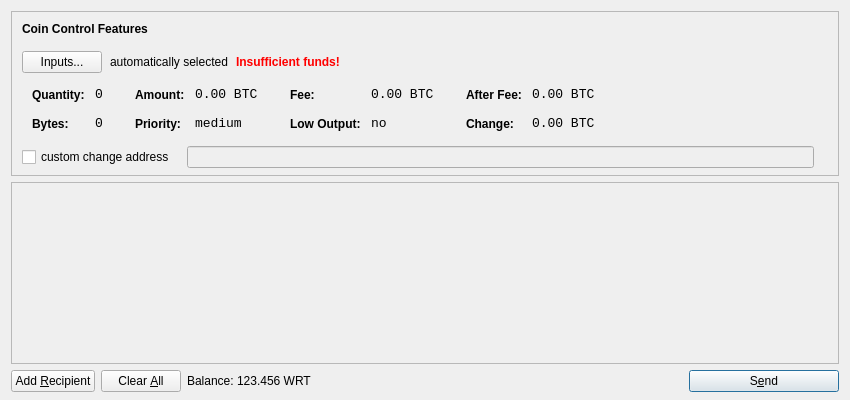
<?xml version="1.0" encoding="UTF-8"?>
<ui version="4.0">
 <class>SendCoinsDialog</class>
 <widget class="QDialog" name="SendCoinsDialog">
  <property name="geometry">
   <rect>
    <x>0</x>
    <y>0</y>
    <width>850</width>
    <height>400</height>
   </rect>
  </property>
  <property name="windowTitle">
   <string>Send Coins</string>
  </property>
  <layout class="QVBoxLayout" name="verticalLayout" stretch="0,1,0">
   <property name="bottomMargin">
    <number>8</number>
   </property>
   <item>
    <widget class="QFrame" name="frameCoinControl">
     <property name="sizePolicy">
      <sizepolicy hsizetype="Expanding" vsizetype="Expanding">
       <horstretch>0</horstretch>
       <verstretch>0</verstretch>
      </sizepolicy>
     </property>
     <property name="maximumSize">
      <size>
       <width>16777215</width>
       <height>16777215</height>
      </size>
     </property>
     <property name="frameShape">
      <enum>QFrame::StyledPanel</enum>
     </property>
     <property name="frameShadow">
      <enum>QFrame::Sunken</enum>
     </property>
     <layout class="QVBoxLayout" name="verticalLayoutCoinControl2">
      <property name="spacing">
       <number>-1</number>
      </property>
      <property name="leftMargin">
       <number>0</number>
      </property>
      <property name="topMargin">
       <number>0</number>
      </property>
      <property name="rightMargin">
       <number>0</number>
      </property>
      <property name="bottomMargin">
       <number>6</number>
      </property>
      <item>
       <layout class="QVBoxLayout" name="verticalLayoutCoinControl" stretch="0,0,0,0,1">
        <property name="spacing">
         <number>0</number>
        </property>
        <property name="leftMargin">
         <number>10</number>
        </property>
        <property name="topMargin">
         <number>10</number>
        </property>
        <item>
         <layout class="QHBoxLayout" name="horizontalLayoutCoinControl1">
          <property name="bottomMargin">
           <number>15</number>
          </property>
          <item>
           <widget class="QLabel" name="labelCoinControlFeatures">
            <property name="sizePolicy">
             <sizepolicy hsizetype="Preferred" vsizetype="Maximum">
              <horstretch>0</horstretch>
              <verstretch>0</verstretch>
             </sizepolicy>
            </property>
            <property name="font">
             <font>
              <weight>75</weight>
              <bold>true</bold>
             </font>
            </property>
            <property name="styleSheet">
             <string notr="true">font-weight:bold;</string>
            </property>
            <property name="text">
             <string>Coin Control Features</string>
            </property>
           </widget>
          </item>
         </layout>
        </item>
        <item>
         <layout class="QHBoxLayout" name="horizontalLayoutCoinControl2" stretch="0,0,0,0">
          <property name="spacing">
           <number>8</number>
          </property>
          <property name="bottomMargin">
           <number>10</number>
          </property>
          <item>
           <widget class="QPushButton" name="pushButtonCoinControl">
            <property name="styleSheet">
             <string notr="true"/>
            </property>
            <property name="text">
             <string>Inputs...</string>
            </property>
           </widget>
          </item>
          <item>
           <widget class="QLabel" name="labelCoinControlAutomaticallySelected">
            <property name="text">
             <string>automatically selected</string>
            </property>
            <property name="margin">
             <number>5</number>
            </property>
           </widget>
          </item>
          <item>
           <widget class="QLabel" name="labelCoinControlInsuffFunds">
            <property name="font">
             <font>
              <weight>75</weight>
              <bold>true</bold>
             </font>
            </property>
            <property name="styleSheet">
             <string notr="true">color:red;font-weight:bold;</string>
            </property>
            <property name="text">
             <string>Insufficient funds!</string>
            </property>
            <property name="margin">
             <number>5</number>
            </property>
           </widget>
          </item>
          <item>
           <spacer name="horizontalSpacerCoinControl">
            <property name="orientation">
             <enum>Qt::Horizontal</enum>
            </property>
            <property name="sizeHint" stdset="0">
             <size>
              <width>40</width>
              <height>1</height>
             </size>
            </property>
           </spacer>
          </item>
         </layout>
        </item>
        <item>
         <widget class="QWidget" name="widgetCoinControl" native="true">
          <property name="sizePolicy">
           <sizepolicy hsizetype="Preferred" vsizetype="Preferred">
            <horstretch>0</horstretch>
            <verstretch>0</verstretch>
           </sizepolicy>
          </property>
          <property name="minimumSize">
           <size>
            <width>0</width>
            <height>0</height>
           </size>
          </property>
          <property name="styleSheet">
           <string notr="true"/>
          </property>
          <layout class="QHBoxLayout" name="horizontalLayoutCoinControl5">
           <property name="margin">
            <number>0</number>
           </property>
           <item>
            <layout class="QHBoxLayout" name="horizontalLayoutCoinControl3" stretch="0,0,0,1">
             <property name="spacing">
              <number>20</number>
             </property>
             <property name="topMargin">
              <number>0</number>
             </property>
             <property name="bottomMargin">
              <number>10</number>
             </property>
             <item>
              <layout class="QFormLayout" name="formLayoutCoinControl1">
               <property name="horizontalSpacing">
                <number>10</number>
               </property>
               <property name="verticalSpacing">
                <number>14</number>
               </property>
               <property name="leftMargin">
                <number>10</number>
               </property>
               <property name="topMargin">
                <number>4</number>
               </property>
               <property name="rightMargin">
                <number>6</number>
               </property>
               <item row="0" column="0">
                <widget class="QLabel" name="labelCoinControlQuantityText">
                 <property name="styleSheet">
                  <string notr="true">font-weight:bold;</string>
                 </property>
                 <property name="text">
                  <string>Quantity:</string>
                 </property>
                 <property name="margin">
                  <number>0</number>
                 </property>
                </widget>
               </item>
               <item row="0" column="1">
                <widget class="QLabel" name="labelCoinControlQuantity">
                 <property name="font">
                  <font>
                   <family>Monospace</family>
                   <pointsize>10</pointsize>
                  </font>
                 </property>
                 <property name="cursor">
                  <cursorShape>IBeamCursor</cursorShape>
                 </property>
                 <property name="contextMenuPolicy">
                  <enum>Qt::ActionsContextMenu</enum>
                 </property>
                 <property name="text">
                  <string notr="true">0</string>
                 </property>
                 <property name="margin">
                  <number>0</number>
                 </property>
                 <property name="textInteractionFlags">
                  <set>Qt::LinksAccessibleByMouse|Qt::TextSelectableByKeyboard|Qt::TextSelectableByMouse</set>
                 </property>
                </widget>
               </item>
               <item row="1" column="0">
                <widget class="QLabel" name="labelCoinControlBytesText">
                 <property name="styleSheet">
                  <string notr="true">font-weight:bold;</string>
                 </property>
                 <property name="text">
                  <string>Bytes:</string>
                 </property>
                </widget>
               </item>
               <item row="1" column="1">
                <widget class="QLabel" name="labelCoinControlBytes">
                 <property name="font">
                  <font>
                   <family>Monospace</family>
                   <pointsize>10</pointsize>
                  </font>
                 </property>
                 <property name="cursor">
                  <cursorShape>IBeamCursor</cursorShape>
                 </property>
                 <property name="contextMenuPolicy">
                  <enum>Qt::ActionsContextMenu</enum>
                 </property>
                 <property name="text">
                  <string notr="true">0</string>
                 </property>
                 <property name="textInteractionFlags">
                  <set>Qt::LinksAccessibleByMouse|Qt::TextSelectableByKeyboard|Qt::TextSelectableByMouse</set>
                 </property>
                </widget>
               </item>
              </layout>
             </item>
             <item>
              <layout class="QFormLayout" name="formLayoutCoinControl2">
               <property name="horizontalSpacing">
                <number>10</number>
               </property>
               <property name="verticalSpacing">
                <number>14</number>
               </property>
               <property name="leftMargin">
                <number>6</number>
               </property>
               <property name="topMargin">
                <number>4</number>
               </property>
               <property name="rightMargin">
                <number>6</number>
               </property>
               <item row="0" column="0">
                <widget class="QLabel" name="labelCoinControlAmountText">
                 <property name="styleSheet">
                  <string notr="true">font-weight:bold;</string>
                 </property>
                 <property name="text">
                  <string>Amount:</string>
                 </property>
                 <property name="margin">
                  <number>0</number>
                 </property>
                </widget>
               </item>
               <item row="0" column="1">
                <widget class="QLabel" name="labelCoinControlAmount">
                 <property name="font">
                  <font>
                   <family>Monospace</family>
                   <pointsize>10</pointsize>
                  </font>
                 </property>
                 <property name="cursor">
                  <cursorShape>IBeamCursor</cursorShape>
                 </property>
                 <property name="contextMenuPolicy">
                  <enum>Qt::ActionsContextMenu</enum>
                 </property>
                 <property name="text">
                  <string notr="true">0.00 BTC</string>
                 </property>
                 <property name="textInteractionFlags">
                  <set>Qt::LinksAccessibleByMouse|Qt::TextSelectableByKeyboard|Qt::TextSelectableByMouse</set>
                 </property>
                </widget>
               </item>
               <item row="1" column="0">
                <widget class="QLabel" name="labelCoinControlPriorityText">
                 <property name="styleSheet">
                  <string notr="true">font-weight:bold;</string>
                 </property>
                 <property name="text">
                  <string>Priority:</string>
                 </property>
                </widget>
               </item>
               <item row="1" column="1">
                <widget class="QLabel" name="labelCoinControlPriority">
                 <property name="font">
                  <font>
                   <family>Monospace</family>
                   <pointsize>10</pointsize>
                  </font>
                 </property>
                 <property name="cursor">
                  <cursorShape>IBeamCursor</cursorShape>
                 </property>
                 <property name="contextMenuPolicy">
                  <enum>Qt::ActionsContextMenu</enum>
                 </property>
                 <property name="text">
                  <string>medium</string>
                 </property>
                 <property name="textInteractionFlags">
                  <set>Qt::LinksAccessibleByMouse|Qt::TextSelectableByKeyboard|Qt::TextSelectableByMouse</set>
                 </property>
                </widget>
               </item>
              </layout>
             </item>
             <item>
              <layout class="QFormLayout" name="formLayoutCoinControl3">
               <property name="horizontalSpacing">
                <number>10</number>
               </property>
               <property name="verticalSpacing">
                <number>14</number>
               </property>
               <property name="leftMargin">
                <number>6</number>
               </property>
               <property name="topMargin">
                <number>4</number>
               </property>
               <property name="rightMargin">
                <number>6</number>
               </property>
               <item row="0" column="0">
                <widget class="QLabel" name="labelCoinControlFeeText">
                 <property name="styleSheet">
                  <string notr="true">font-weight:bold;</string>
                 </property>
                 <property name="text">
                  <string>Fee:</string>
                 </property>
                 <property name="margin">
                  <number>0</number>
                 </property>
                </widget>
               </item>
               <item row="0" column="1">
                <widget class="QLabel" name="labelCoinControlFee">
                 <property name="font">
                  <font>
                   <family>Monospace</family>
                   <pointsize>10</pointsize>
                  </font>
                 </property>
                 <property name="cursor">
                  <cursorShape>IBeamCursor</cursorShape>
                 </property>
                 <property name="contextMenuPolicy">
                  <enum>Qt::ActionsContextMenu</enum>
                 </property>
                 <property name="text">
                  <string notr="true">0.00 BTC</string>
                 </property>
                 <property name="textInteractionFlags">
                  <set>Qt::LinksAccessibleByMouse|Qt::TextSelectableByKeyboard|Qt::TextSelectableByMouse</set>
                 </property>
                </widget>
               </item>
               <item row="1" column="0">
                <widget class="QLabel" name="labelCoinControlLowOutputText">
                 <property name="styleSheet">
                  <string notr="true">font-weight:bold;</string>
                 </property>
                 <property name="text">
                  <string>Low Output:</string>
                 </property>
                </widget>
               </item>
               <item row="1" column="1">
                <widget class="QLabel" name="labelCoinControlLowOutput">
                 <property name="font">
                  <font>
                   <family>Monospace</family>
                   <pointsize>10</pointsize>
                  </font>
                 </property>
                 <property name="cursor">
                  <cursorShape>IBeamCursor</cursorShape>
                 </property>
                 <property name="contextMenuPolicy">
                  <enum>Qt::ActionsContextMenu</enum>
                 </property>
                 <property name="text">
                  <string>no</string>
                 </property>
                 <property name="textInteractionFlags">
                  <set>Qt::LinksAccessibleByMouse|Qt::TextSelectableByKeyboard|Qt::TextSelectableByMouse</set>
                 </property>
                </widget>
               </item>
              </layout>
             </item>
             <item>
              <layout class="QFormLayout" name="formLayoutCoinControl4">
               <property name="horizontalSpacing">
                <number>10</number>
               </property>
               <property name="verticalSpacing">
                <number>14</number>
               </property>
               <property name="leftMargin">
                <number>6</number>
               </property>
               <property name="topMargin">
                <number>4</number>
               </property>
               <property name="rightMargin">
                <number>6</number>
               </property>
               <item row="0" column="0">
                <widget class="QLabel" name="labelCoinControlAfterFeeText">
                 <property name="styleSheet">
                  <string notr="true">font-weight:bold;</string>
                 </property>
                 <property name="text">
                  <string>After Fee:</string>
                 </property>
                 <property name="margin">
                  <number>0</number>
                 </property>
                </widget>
               </item>
               <item row="0" column="1">
                <widget class="QLabel" name="labelCoinControlAfterFee">
                 <property name="font">
                  <font>
                   <family>Monospace</family>
                   <pointsize>10</pointsize>
                  </font>
                 </property>
                 <property name="cursor">
                  <cursorShape>IBeamCursor</cursorShape>
                 </property>
                 <property name="contextMenuPolicy">
                  <enum>Qt::ActionsContextMenu</enum>
                 </property>
                 <property name="text">
                  <string notr="true">0.00 BTC</string>
                 </property>
                 <property name="textInteractionFlags">
                  <set>Qt::LinksAccessibleByMouse|Qt::TextSelectableByKeyboard|Qt::TextSelectableByMouse</set>
                 </property>
                </widget>
               </item>
               <item row="1" column="0">
                <widget class="QLabel" name="labelCoinControlChangeText">
                 <property name="styleSheet">
                  <string notr="true">font-weight:bold;</string>
                 </property>
                 <property name="text">
                  <string>Change:</string>
                 </property>
                </widget>
               </item>
               <item row="1" column="1">
                <widget class="QLabel" name="labelCoinControlChange">
                 <property name="font">
                  <font>
                   <family>Monospace</family>
                   <pointsize>10</pointsize>
                  </font>
                 </property>
                 <property name="cursor">
                  <cursorShape>IBeamCursor</cursorShape>
                 </property>
                 <property name="contextMenuPolicy">
                  <enum>Qt::ActionsContextMenu</enum>
                 </property>
                 <property name="text">
                  <string notr="true">0.00 BTC</string>
                 </property>
                 <property name="textInteractionFlags">
                  <set>Qt::LinksAccessibleByMouse|Qt::TextSelectableByKeyboard|Qt::TextSelectableByMouse</set>
                 </property>
                </widget>
               </item>
              </layout>
             </item>
            </layout>
           </item>
          </layout>
         </widget>
        </item>
        <item>
         <layout class="QHBoxLayout" name="horizontalLayoutCoinControl4" stretch="0,0,0">
          <property name="spacing">
           <number>12</number>
          </property>
          <property name="sizeConstraint">
           <enum>QLayout::SetDefaultConstraint</enum>
          </property>
          <property name="topMargin">
           <number>5</number>
          </property>
          <property name="rightMargin">
           <number>5</number>
          </property>
          <item>
           <widget class="QCheckBox" name="checkBoxCoinControlChange">
            <property name="text">
             <string>custom change address</string>
            </property>
           </widget>
          </item>
          <item>
           <widget class="QLineEdit" name="lineEditCoinControlChange">
            <property name="enabled">
             <bool>false</bool>
            </property>
            <property name="sizePolicy">
             <sizepolicy hsizetype="Expanding" vsizetype="Fixed">
              <horstretch>0</horstretch>
              <verstretch>0</verstretch>
             </sizepolicy>
            </property>
           </widget>
          </item>
          <item>
           <widget class="QLabel" name="labelCoinControlChangeLabel">
            <property name="sizePolicy">
             <sizepolicy hsizetype="Preferred" vsizetype="Expanding">
              <horstretch>0</horstretch>
              <verstretch>0</verstretch>
             </sizepolicy>
            </property>
            <property name="minimumSize">
             <size>
              <width>0</width>
              <height>0</height>
             </size>
            </property>
            <property name="text">
             <string/>
            </property>
            <property name="margin">
             <number>3</number>
            </property>
           </widget>
          </item>
         </layout>
        </item>
        <item>
         <spacer name="verticalSpacerCoinControl">
          <property name="orientation">
           <enum>Qt::Vertical</enum>
          </property>
          <property name="sizeHint" stdset="0">
           <size>
            <width>800</width>
            <height>1</height>
           </size>
          </property>
         </spacer>
        </item>
       </layout>
      </item>
     </layout>
    </widget>
   </item>
   <item>
    <widget class="QScrollArea" name="scrollArea">
     <property name="widgetResizable">
      <bool>true</bool>
     </property>
     <widget class="QWidget" name="scrollAreaWidgetContents">
      <property name="geometry">
       <rect>
        <x>0</x>
        <y>0</y>
        <width>830</width>
        <height>165</height>
       </rect>
      </property>
      <layout class="QVBoxLayout" name="verticalLayout_2">
       <property name="margin">
        <number>0</number>
       </property>
       <item>
        <layout class="QVBoxLayout" name="entries">
         <property name="spacing">
          <number>6</number>
         </property>
        </layout>
       </item>
       <item>
        <spacer name="verticalSpacer">
         <property name="orientation">
          <enum>Qt::Vertical</enum>
         </property>
         <property name="sizeHint" stdset="0">
          <size>
           <width>20</width>
           <height>40</height>
          </size>
         </property>
        </spacer>
       </item>
      </layout>
     </widget>
    </widget>
   </item>
   <item>
    <layout class="QHBoxLayout" name="horizontalLayout">
     <item>
      <widget class="QPushButton" name="addButton">
       <property name="toolTip">
        <string>Send to multiple recipients at once</string>
       </property>
       <property name="text">
        <string>Add &amp;Recipient</string>
       </property>
       <property name="icon">
        <iconset resource="../bitcoin.qrc">
         <normaloff>:/icons/add</normaloff>:/icons/add</iconset>
       </property>
       <property name="autoDefault">
        <bool>false</bool>
       </property>
      </widget>
     </item>
     <item>
      <widget class="QPushButton" name="clearButton">
       <property name="sizePolicy">
        <sizepolicy hsizetype="Minimum" vsizetype="Fixed">
         <horstretch>0</horstretch>
         <verstretch>0</verstretch>
        </sizepolicy>
       </property>
       <property name="toolTip">
        <string>Remove all transaction fields</string>
       </property>
       <property name="text">
        <string>Clear &amp;All</string>
       </property>
       <property name="icon">
        <iconset resource="../bitcoin.qrc">
         <normaloff>:/icons/remove</normaloff>:/icons/remove</iconset>
       </property>
       <property name="autoRepeatDelay">
        <number>300</number>
       </property>
       <property name="autoDefault">
        <bool>false</bool>
       </property>
      </widget>
     </item>
     <item>
      <layout class="QHBoxLayout" name="horizontalLayout_2">
       <property name="spacing">
        <number>3</number>
       </property>
       <item>
        <widget class="QLabel" name="label">
         <property name="text">
          <string>Balance:</string>
         </property>
        </widget>
       </item>
       <item>
        <widget class="QLabel" name="labelBalance">
         <property name="cursor">
          <cursorShape>IBeamCursor</cursorShape>
         </property>
         <property name="text">
          <string>123.456 WRT</string>
         </property>
         <property name="textInteractionFlags">
          <set>Qt::LinksAccessibleByMouse|Qt::TextSelectableByKeyboard|Qt::TextSelectableByMouse</set>
         </property>
        </widget>
       </item>
      </layout>
     </item>
     <item>
      <spacer name="horizontalSpacer">
       <property name="orientation">
        <enum>Qt::Horizontal</enum>
       </property>
       <property name="sizeHint" stdset="0">
        <size>
         <width>40</width>
         <height>20</height>
        </size>
       </property>
      </spacer>
     </item>
     <item>
      <widget class="QPushButton" name="sendButton">
       <property name="minimumSize">
        <size>
         <width>150</width>
         <height>0</height>
        </size>
       </property>
       <property name="toolTip">
        <string>Confirm the send action</string>
       </property>
       <property name="text">
        <string>S&amp;end</string>
       </property>
       <property name="icon">
        <iconset resource="../bitcoin.qrc">
         <normaloff>:/icons/send</normaloff>:/icons/send</iconset>
       </property>
       <property name="default">
        <bool>true</bool>
       </property>
      </widget>
     </item>
    </layout>
   </item>
  </layout>
 </widget>
 <resources>
  <include location="../bitcoin.qrc"/>
 </resources>
 <connections/>
</ui>
